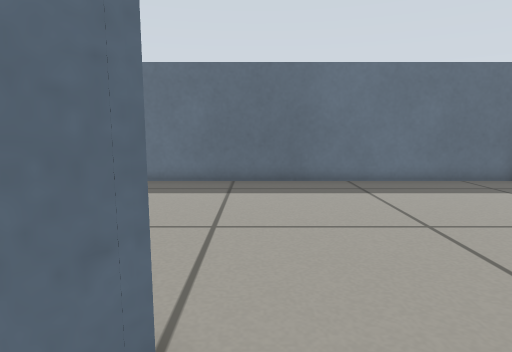
[1] (above)

14 first-person views from a walk through a Gazebo world. The camera is 0.45 m above the floor, tilts 8° down and sees 75° across. The floor is counted in squares, 0.2 m on a side. Each view is taken from the middle of a square. On the plan, view 1 faces up. The plan holds only what a view shows up to about 19 squares ahead; the rest is blank.

[2]
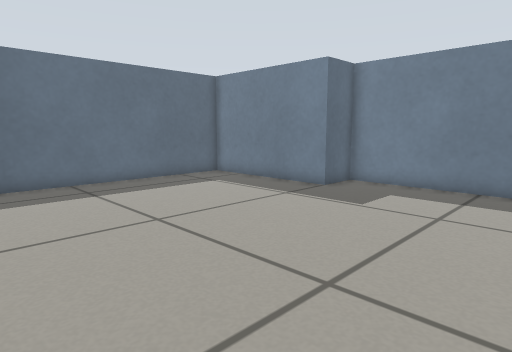

[3]
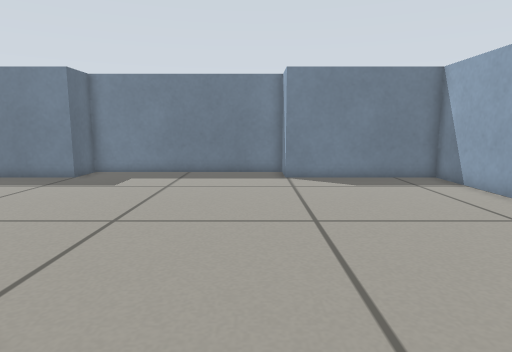

[4]
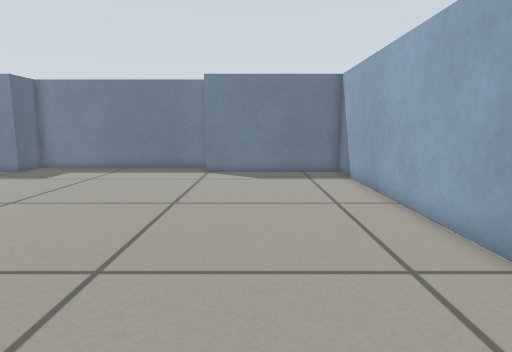

[5]
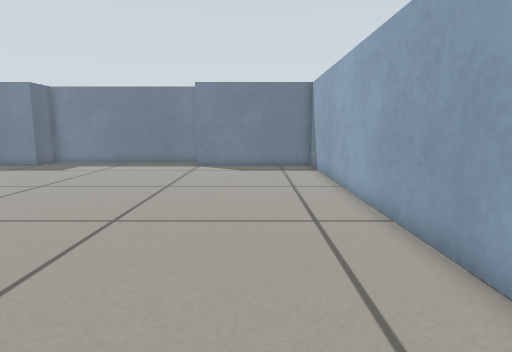

[6]
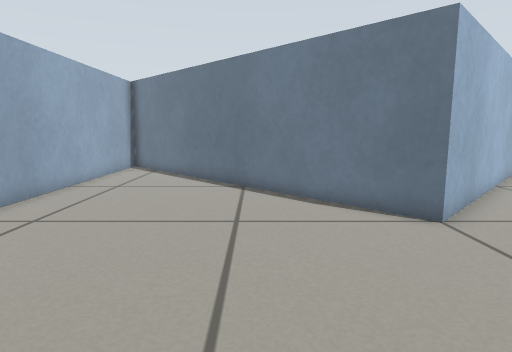

[7]
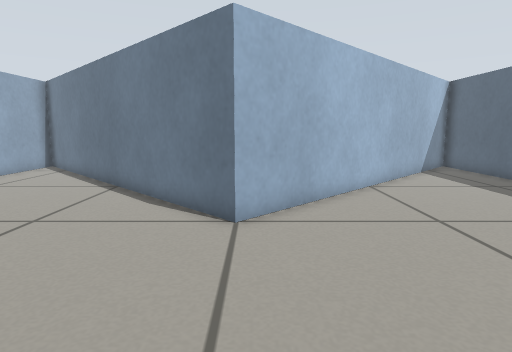

[8]
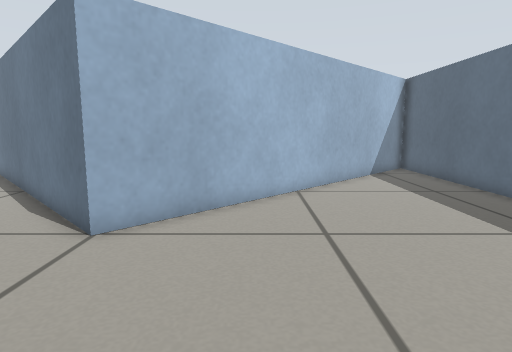

[9]
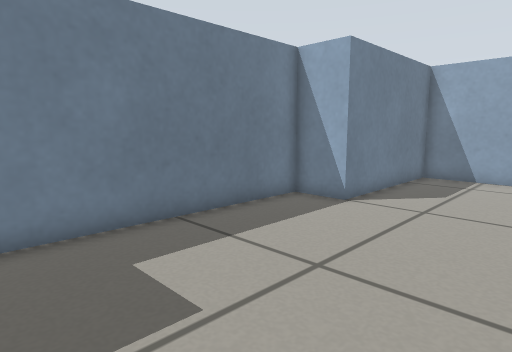

[10]
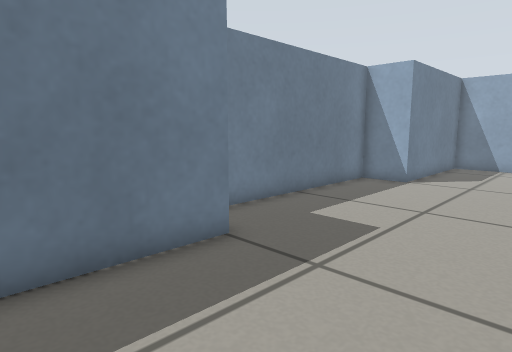

[11]
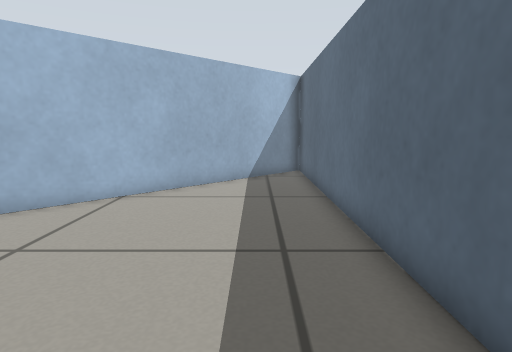

[12]
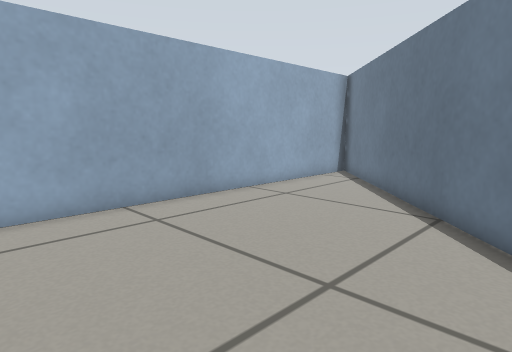

[13]
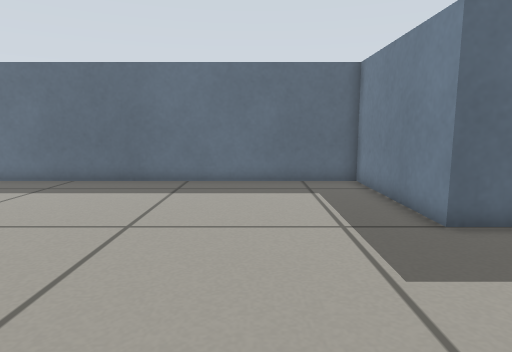

[14]
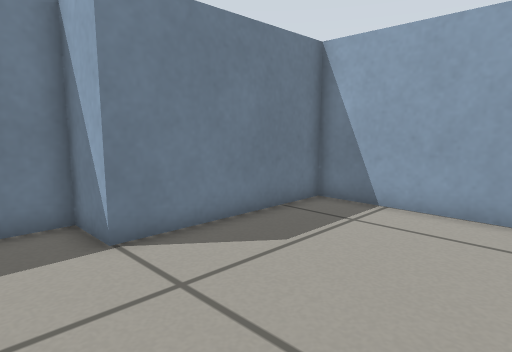

### Floor plan
Points are (right, up) in squares from view 1. A wall is a line through its corners. A room is listed if a view was taken in it or the views show most of it. See-through windows are left out.
Room 1 (views 1, 2, 3, 4, 5, 6, 7, 8, 9, 10, 11, 12, 13, 14)
walls: (-0.8, 2.5) (-13.2, -9.4) (11.4, -9.4) (11.4, -2.4) (13.4, -2.4) (13.4, 7.4) (11.4, 7.4) (11.4, 14.4) (-13.2, 14.4) (-0.8, 2.5)

Where each view was taken, in squares from view 1:
view 1: 0 up, 0 right, facing up
view 2: 0 up, 0 right, facing up-right
view 3: 1 down, 4 left, facing right
view 4: 5 down, 6 left, facing right
view 5: 6 down, 9 left, facing right
view 6: 2 down, 7 right, facing left
view 7: 3 up, 7 right, facing left
view 8: 6 up, 6 right, facing left
view 9: 7 up, 6 right, facing down-right
view 10: 12 up, 6 right, facing down-right
view 11: 12 up, 5 right, facing left
view 12: 0 up, 3 right, facing down-left
view 13: 0 up, 7 right, facing up
view 14: 0 up, 5 right, facing down-right
